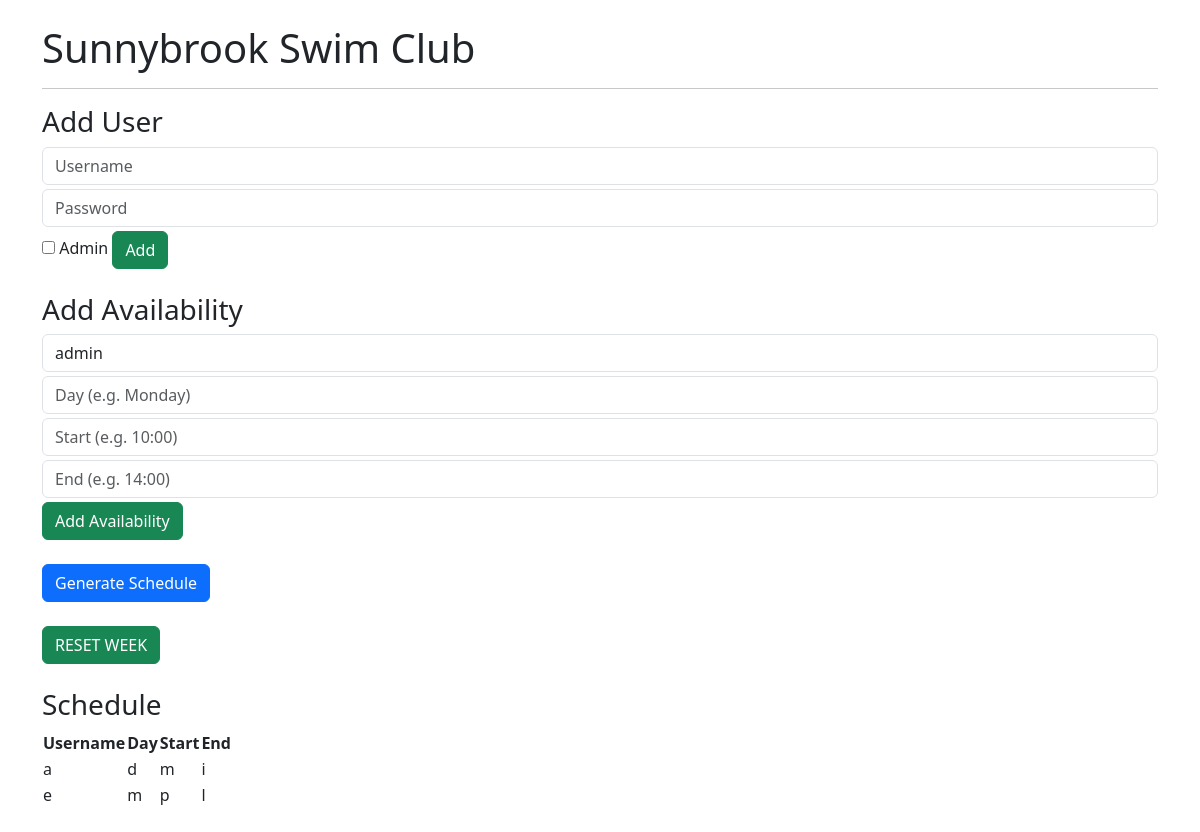
The page /admin (signed in) on the database its author committed.
### tables this page shows
CREATE TABLE users (
        id INTEGER PRIMARY KEY, username TEXT, password TEXT, admin INTEGER);

### app.py (the view, shortened to what this page needs)
@app.route("/admin", methods=["GET", "POST"])
def admin():
    if not session.get("admin"):
        return redirect(url_for("dashboard"))
    users = get_all_users()
    schedule = get_schedule()
    return render_template("admin.html", users=users, schedule=schedule)

### models.py (called while the page is built)
def connect():
    return sqlite3.connect("employee_scheduler.sqlite", check_same_thread=False)

def get_all_users():
    c = connect().cursor()
    c.execute("SELECT * FROM users")
    return c.fetchall()

### templates/admin.html (shortened to what this page needs)
{% extends "base.html" %}
{% block content %}
<h3>Add User</h3>
<form method="post">
  <input name="username" class="form-control mb-1" placeholder="Username">
  <input name="password" class="form-control mb-1" placeholder="Password">
  <label><input type="checkbox" name="admin"> Admin</label>
  <button class="btn btn-success">Add</button>
</form>
<h3 class="mt-4">Add Availability</h3>
<form method="post">
  <select name="user_id" class="form-control mb-1">
    {% for u in users %}<option value="{{ u[0] }}">{{ u[1] }}</option>{% endfor %}
  </select>
  <input name="day" class="form-control mb-1" placeholder="Day (e.g. Monday)">
  <input name="start" class="form-control mb-1" placeholder="Start (e.g. 10:00)">
  <input name="end" class="form-control mb-1" placeholder="End (e.g. 14:00)">
  <button class="btn btn-success">Add Availability</button>
</form>
<form method="post" class="mt-4">
  <button class="btn btn-primary">Generate Schedule</button>
</form>
<form method="post" class="mt-4">
    <button class="btn btn-success">RESET WEEK</button>
</form>
<h3 class="mt-4">Schedule</h3>
    <table>
        <thead>
            <tr>
                <th>Username</th>
                <th>Day</th>
                <th>Start</th>
                <th>End</th>
            </tr>
        </thead>
        <tbody>
            {% for row in schedule %}
            <tr>
                <td>{{ row[0] }}</td>
                <td>{{ row[1] }}</td>
                <td>{{ row[2] }}</td>
                <td>{{ row[3] }}</td>
            </tr>
            {% endfor %}
        </tbody>
    </table>
{% endblock %}

### rows shown on the page
users: username "a", username "d", username "m", username "i"
users: username "e", username "m", username "p", username "l"

### other values the page prints
form field user_id "admin"
